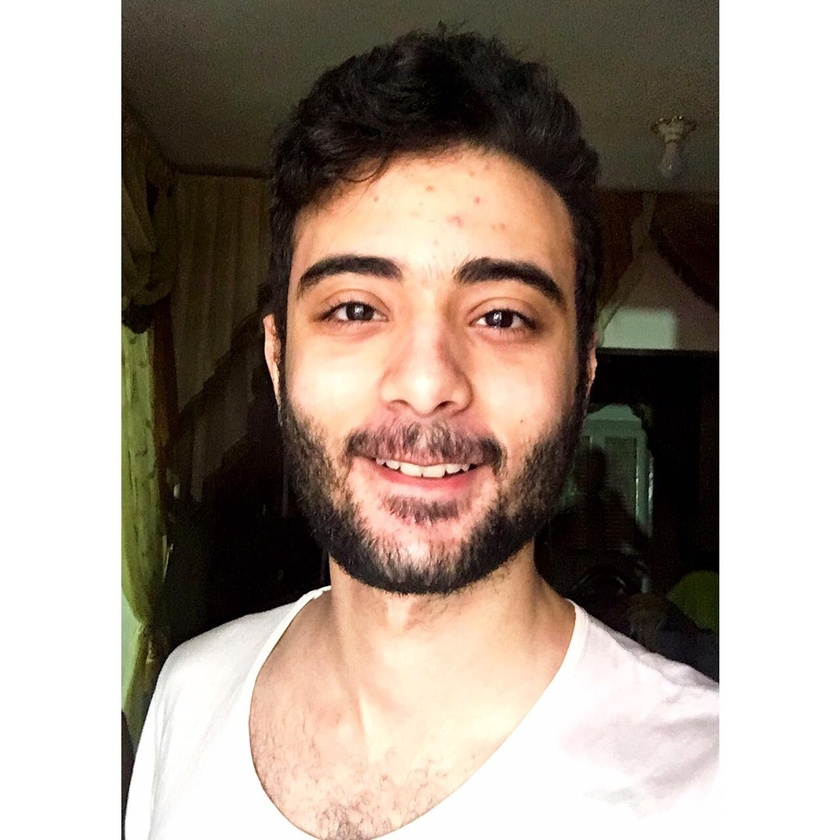
#> input picture images/Ahmed Nader.jpg, 840 x 840 px, shrunk from 1280 x 1280 before the run, given in place of the camera
$ python line.py
#> lines starting #> are read from the running program, lines starting #| are printed output that depends on the picture; after the words box and inside, x2 and y2 are one past the last pixel; in counts of white or black regions, pixels touching at a corner belong together
import cv2
import numpy as np

# Turn on the camera
cap = cv2.VideoCapture(0)

while True:
    # Capture a frame from the camera
    ret, frame = cap.read()
#> frame is the input picture: shape (840, 840, 3); mean B, G, R 141.1, 151.8, 164.9

    # Convert the frame to grayscale
    gray = cv2.cvtColor(frame, cv2.COLOR_BGR2GRAY)
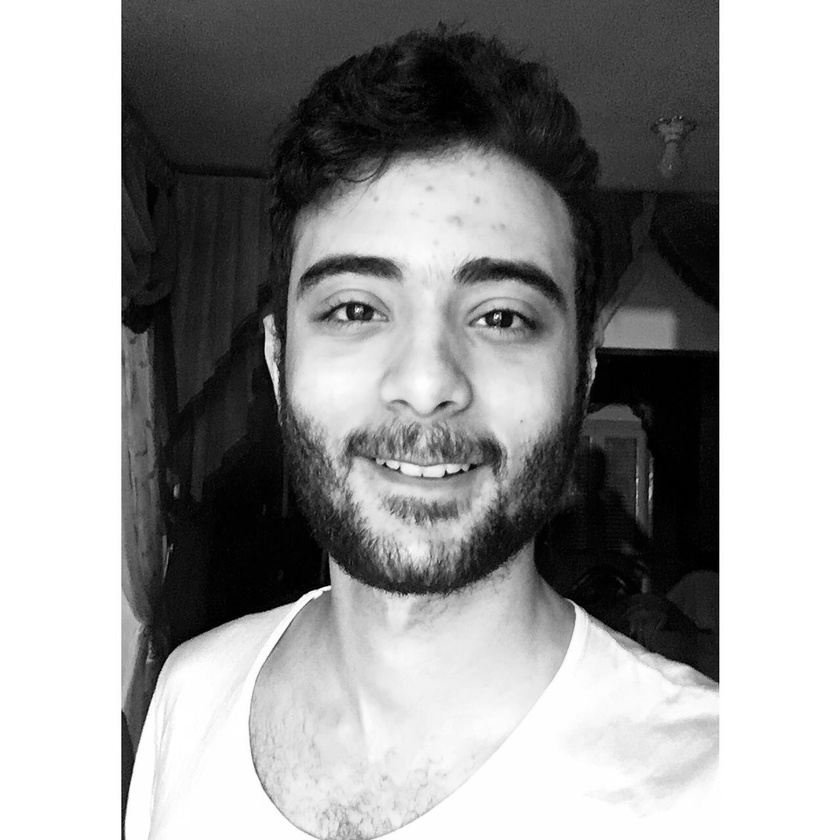
#> gray: shape (840, 840); min 0, max 255, mean 154.5

    # Perform line detection using HoughLinesP
    edges = cv2.Canny(gray, 50, 150, apertureSize=3)
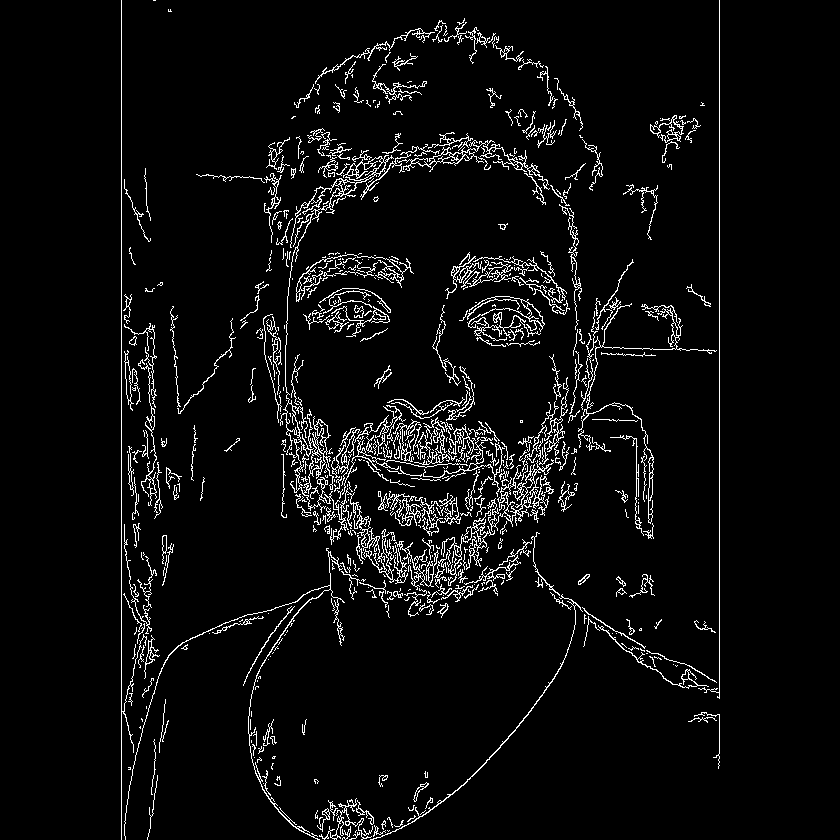
#> edges: shape (840, 840); 4.9% white in thin lines or dots, all inside (x1, y1, x2, y2) = (121, 0, 720, 840)
    lines = cv2.HoughLinesP(edges, 1, np.pi/180, 100,
                            minLineLength=100, maxLineGap=10)
#> lines = 24 rows, first 6: [719, 698, 719, 0], [121, 839, 121, 0], [404, 599, 556, 447], [309, 515, 415, 409], [303, 515, 412, 406], [405, 594, 563, 436]

    if lines is not None:
        for line in lines:
            x1, y1, x2, y2 = line[0]
            cv2.line(frame, (x1, y1), (x2, y2), (0, 0, 255), 2)
#> this loop made 24 passes
#> (x1, y1, x2, y2) on passes 1 to 12: (719, 698, 719, 0), (121, 839, 121, 0), (404, 599, 556, 447), (309, 515, 415, 409), (303, 515, 412, 406), (405, 594, 563, 436), (380, 509, 469, 395), (436, 406, 544, 514), (301, 513, 410, 404), (411, 604, 538, 477), (455, 594, 566, 384), (441, 617, 513, 481)
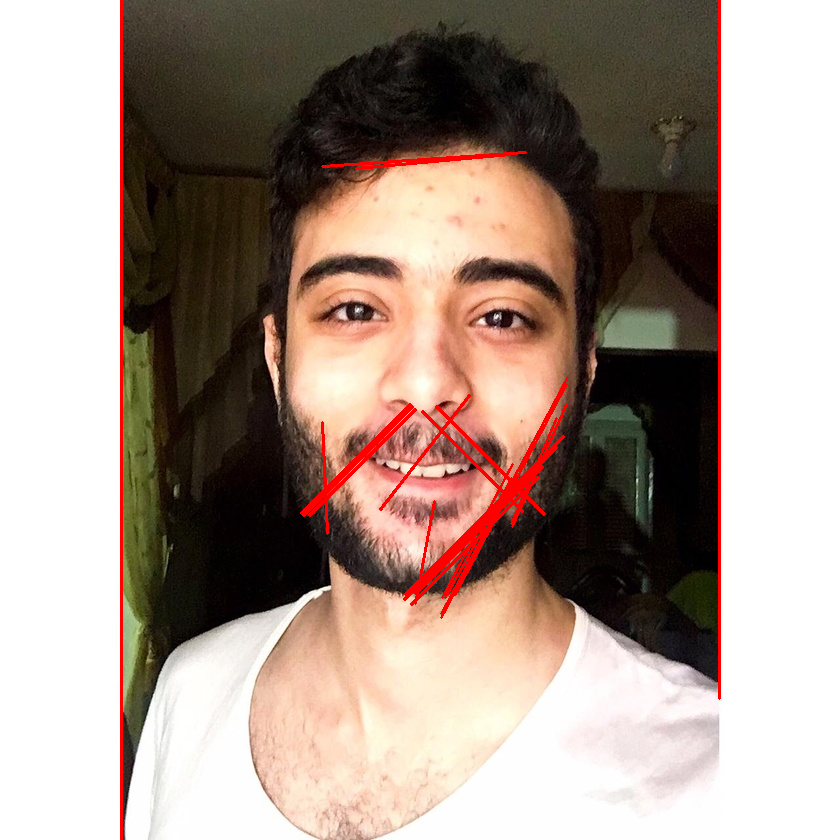
#> frame: shape (840, 840, 3); 1.95% of pixels changed, all inside (x1, y1, x2, y2) = (120, 0, 721, 840)

    # Perform object detection using Haar cascades
    face_cascade = cv2.CascadeClassifier(
        cv2.data.haarcascades + 'haarcascade_frontalface_default.xml')
    faces = face_cascade.detectMultiScale(gray, 1.3, 5)
#> faces = [[235, 167, 381, 381]]

    for (x, y, w, h) in faces:
        cv2.rectangle(frame, (x, y), (x+w, y+h), (255, 0, 0), 2)
#> this loop made 1 pass
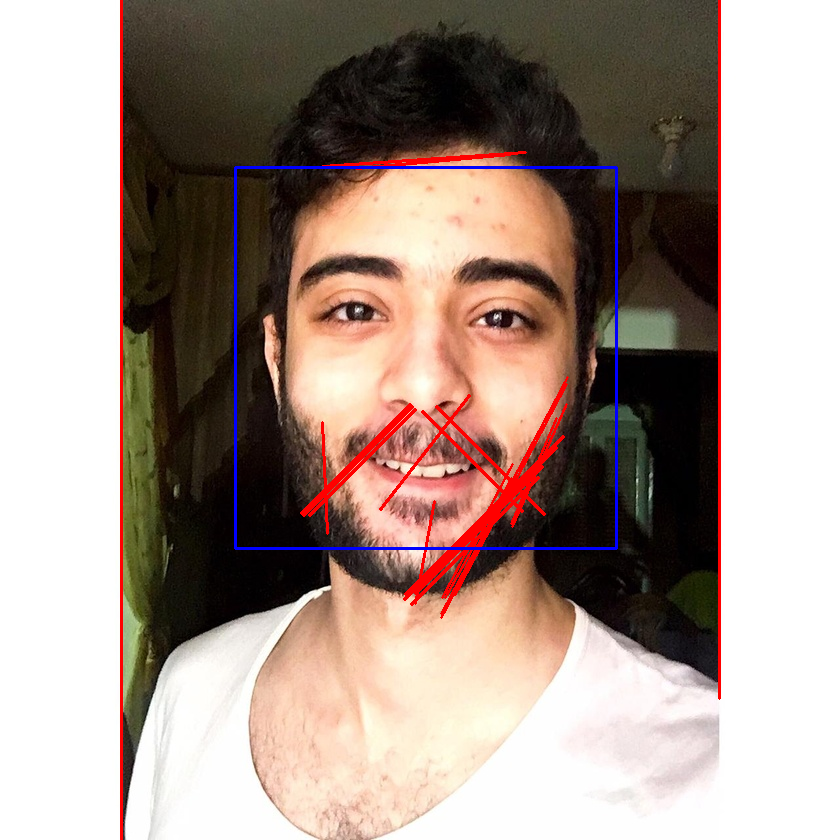
#> frame: shape (840, 840, 3); 0.65% of pixels changed, all inside (x1, y1, x2, y2) = (234, 166, 618, 550)

    # Display the frame
    cv2.imshow('Camera', frame)

    # Press 'q' to exit
    if cv2.waitKey(1) == ord('q'):
#> (key q is pressed here)
        break

# Release the camera and destroy all windows
cap.release()
cv2.destroyAllWindows()

$ run again, on images/Mohamed Samy.jpg
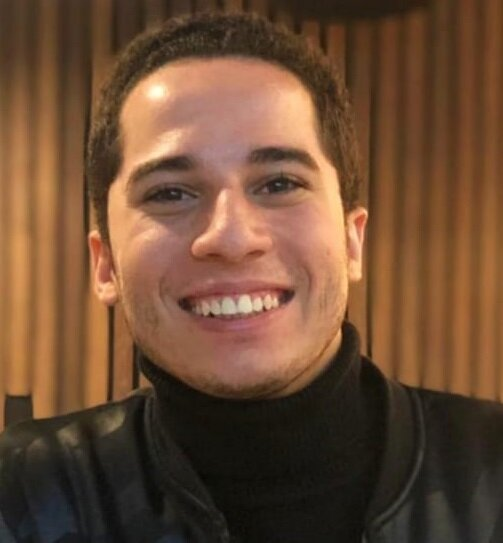
#> input picture images/Mohamed Samy.jpg, 503 x 543 px, given in place of the camera
#> frame is the input picture: shape (543, 503, 3); mean B, G, R 52.7, 76, 108.5
#> `edges = cv2.Canny(gray, 50, 150, apertureSize=3)`:
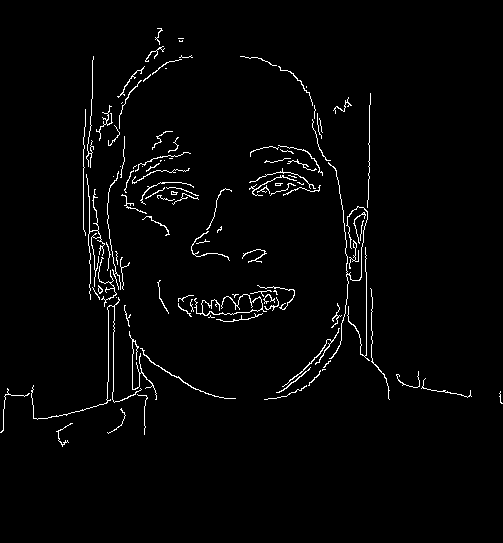
#> edges: shape (543, 503); 2.3% white in thin lines or dots, all inside (x1, y1, x2, y2) = (0, 28, 503, 447)
#> lines = [[368, 199, 370, 93], [108, 381, 108, 281]]
#> the loop `for line in lines:` made 2 passes
#> faces = [[71, 66, 303, 303]]
#> the loop `for (x, y, w, h) in faces:` made 1 pass
#> after the loop `for (x, y, w, h) in faces:`:
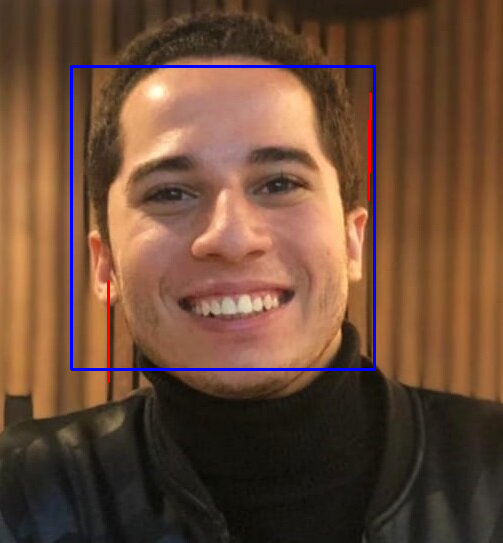
#> frame: shape (543, 503, 3); mean B, G, R 55.3, 74.8, 107.2
